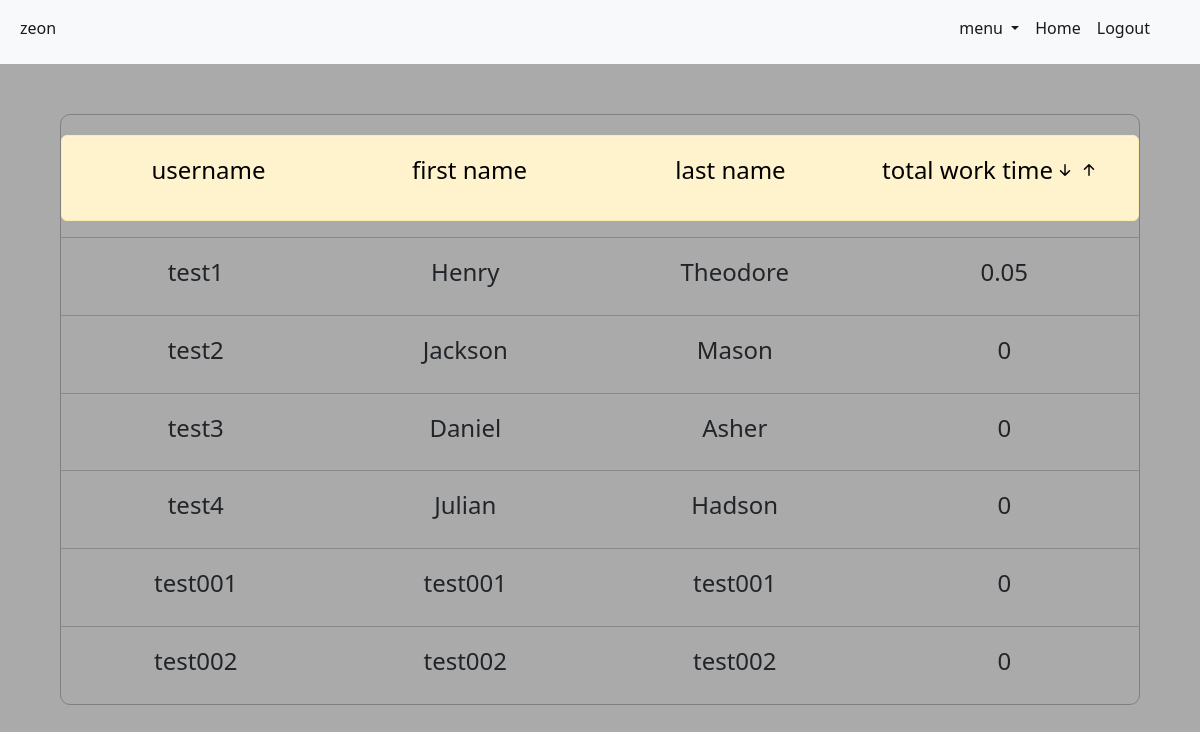
Page /accounts/company/users-statistic (signed in) on the earlier database version.
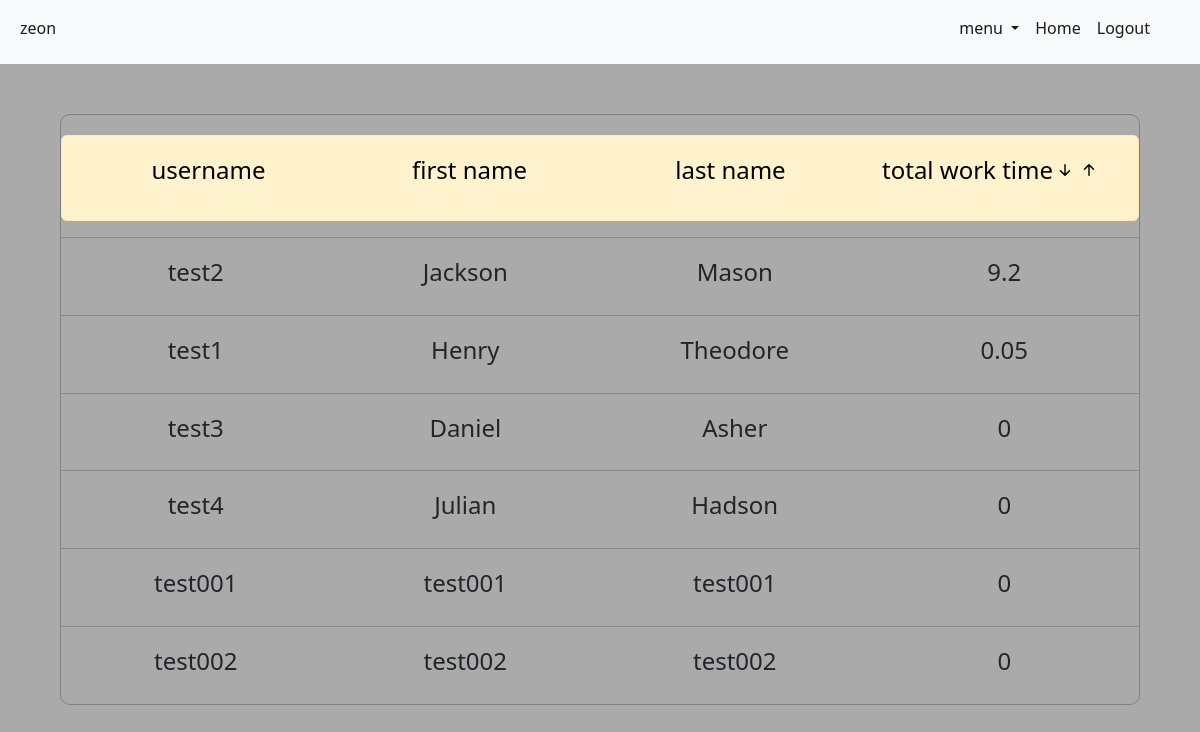
Same page on the later database version.
### accounts/models.py (models this page shows)
class Member(models.Model):
    member = models.OneToOneField(CustomUser, on_delete=models.CASCADE, primary_key=True)
    company_id = models.ForeignKey(Company, on_delete=models.CASCADE, null=True)
    description = models.TextField(blank=True, null=True)
    totalWorkTime = models.IntegerField(null=True, default=0)

class CustomUser(AbstractUser):
    is_member = models.BooleanField("member status", default=False)
    is_company = models.BooleanField("company status", default=False)
    objects = CustomUserManager()

### accounts/views.py (the view)
# urls.py: path("accounts/company/users-statistic", totalStats, name="totalStats"),
def totalStats(request):
    members = Member.objects.filter(company_id=request.user.id).order_by("-totalWorkTime")
    if request.method == "POST":
        members = members[::-1]
        return render(request, "accounts/totalStatistic.html", {"members": members})
    return render(request, "accounts/totalStatistic.html", {"members": members})

### accounts/templates/accounts/totalStatistic.html (shortened to what this page needs)
{% extends "accounts/base.html" %}
{% block content %}
<div class="user_stats_main mb-5">
    <div class="user_stat alert alert-warning">
        <div class="stat_main"><p class="stat_text">username</p></div>
        <div class="stat_main"><p class="stat_text">first name</p></div>
        <div class="stat_main"><p class="stat_text">last name</p></div>
        <div class="stat_main"><p class="stat_text">total work time
                <form action="{% url 'totalStats' %}" method=POST>
                    <button class="bi bi-arrow-down-short arrows" type="submit"></button>
                </form>
                <form action="{% url 'totalStats' %}" method=GET>
                        <button class="bi bi-arrow-up-short arrows" type="submit"></button>
                </form>
            </p>
        </div>
    </div>
    {% for each in members %}
    <hr>
        <div class="user_stat">
            <div class="stat_main">
                <h4>{{ each.member }}</h4>
            </div>
            <div class="stat_main">
                <h4>{{ each.member.first_name  }}</h4>
            </div>
            <div class="stat_main">
                <h4>{{ each.member.last_name }}</h4>
            </div>
            <div class="stat_main">
                <h4>{{ each.totalWorkTime }}</h4>
            </div>
        </div>
    {% endfor %}
</div>
{% endblock %}

Differences in the rows shown:
changed Member "test2": totalWorkTime "0" → "9.2"; moves up the list
